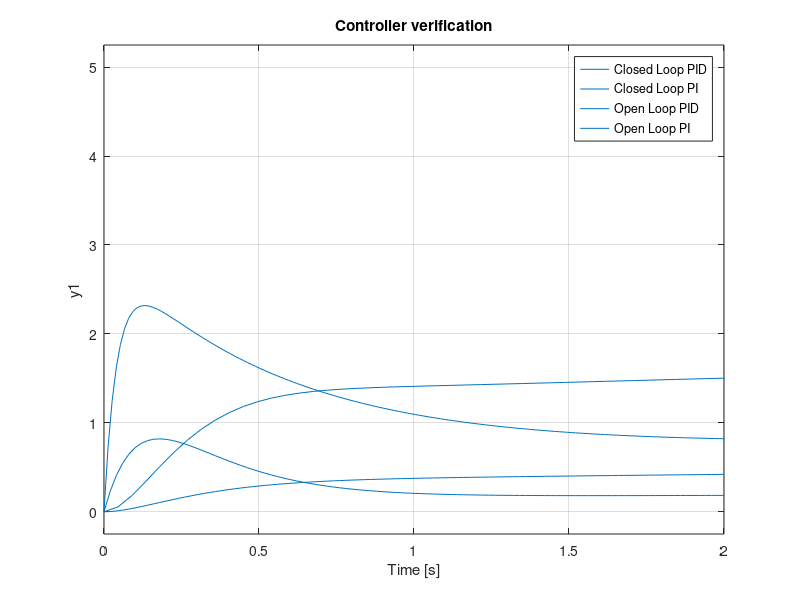

This chart was generated by the following MATLAB code: (Note: this script raises an error after producing the figure.)

%% Setting the transfer function varibale to s
s = tf('s');
%% Defining the open loop trnasfer function
Gol = 1 /((5*s + 40)*(2*s+9));
%% Defining the transfer functions for each controller selected
PID = (130.050583*(s + 0.351530)*(s + 0.1))/s;
PI = (130.050583*(s + 0.1))/s;
%% Defining the open loop compensated transfer function
GcompPID = Gol * PID;
GcompPI = Gol * PI;
%% Defining the closed loop compensated transfer function
GPIDcl = feedback(GcompPID, 1);
GPIcl = feedback(GcompPI, 1);
%% Creating the figure to show the results graphically
figure()
%% Plotting the closed loop transfer functions onto the 
step(5*GPIDcl)
hold on
step(5*GPIcl)
hold on 
%% Plotting the open loop transfer functions for comparison
step(GcompPID)
hold on
step(GcompPI)
hold off
%% Adding detail to the graph
title("Controller verification");
legend("Closed Loop PID", "Closed Loop PI", "Open Loop PID", "Open Loop PI");
%% Gaining the step info for the systems
disp("Step info - PI controller closed loop")
stepinfo(GPIcl)
disp("Step info - PID controller closed loop")
stepinfo(GPIDcl)

